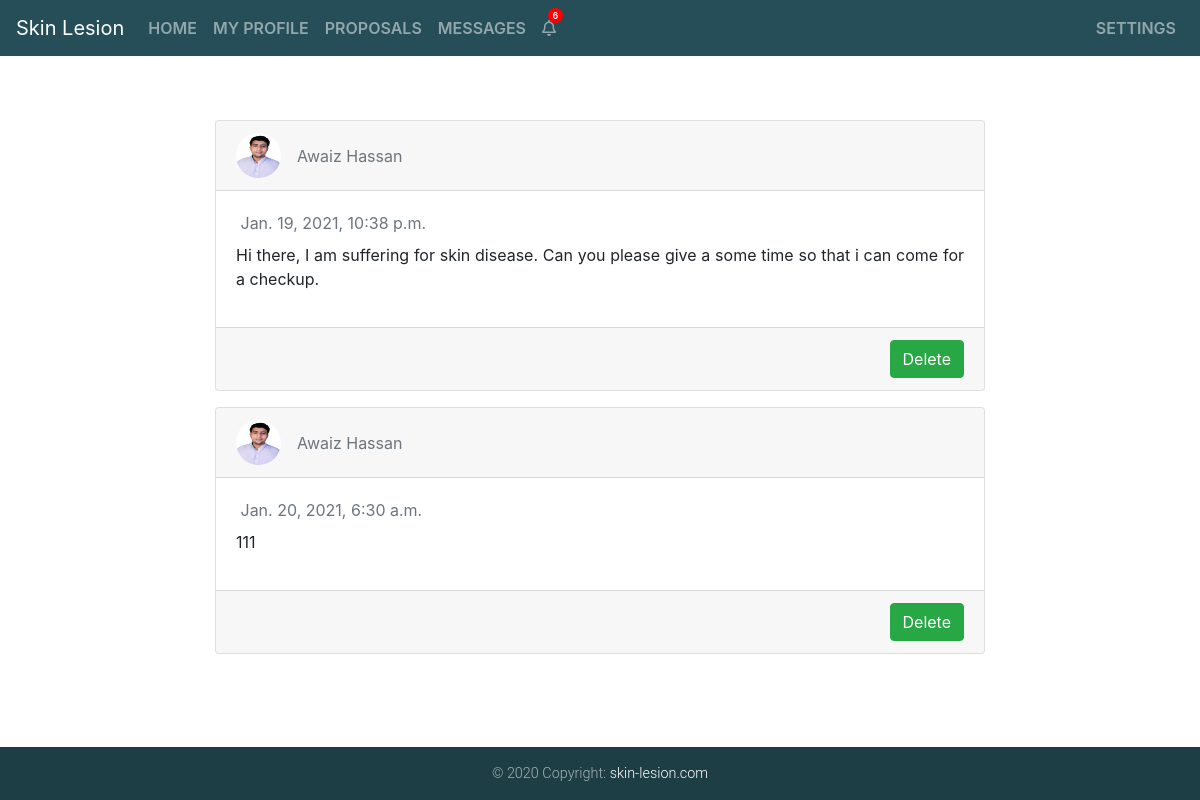
The app's page /patient/1/proposals (signed in) with its own data.
### patientHome/models.py (models this page shows)
class ProposalTable(models.Model):
    proposal_data = models.TextField()
    created_at = models.DateTimeField()
    accepted = models.BooleanField()
    reported = models.BooleanField()
    patient_id = models.ForeignKey(Users,db_column="patient_id",related_name='patient_id',on_delete=models.CASCADE)
    doctor_id = models.ForeignKey(Users,db_column="doctor_id",related_name='doctor_id',on_delete=models.CASCADE)

### patientHome/views.py (the view)
# urls.py: path('proposals',views.proposals_sent),
def proposals_sent(request,id):
    if 'user_id' in request.session and 'user_type' in request.session:
        if id==request.session['user_id'] and request.session['user_type']==0:
            if request.method == 'GET':
                proposals_data=[]
                if ProposalTable.objects.filter(patient_id=id).exists():
                    data = list(ProposalTable.objects.filter(patient_id=id))
                    for proposal in data:
                        user = Users.objects.get(id=proposal.doctor_id.id)
                        name = user.first_name+" "+user.last_name
                        pic = ""
                        if DoctorProfiles.objects.filter(doctor_id=proposal.doctor_id.id).exists():
                            pic = DoctorProfiles.objects.get(doctor_id=proposal.doctor_id.id).pic
                            if pic.name == '':
                                pic = ""
                        proposals_data.append({
                            'doctor_id': proposal.doctor_id.id,
                            'proposal_data': proposal.proposal_data,
                            'doctor_pic': pic,
                            'doctor_name': name,
                            'accepted': proposal.accepted,
                            'reported' : proposal.reported,
                            'created_at' : proposal.created_at,
                            'key' : proposal.id
                        })
                return render(request,'patient_proposals.html',{'proposals_data': proposals_data})
        else:
            return redirect('/patient/'+str(request.session['user_id'])+'/proposals')
    else:
        return redirect("/")

### templates/patient_proposals.html (shortened to what this page needs)
{% extends 'patient-base.html' %}
{% block content %}
    <div class="container-fluid pr-content-wrapper my-5">
            <div class="row justify-content-center">
                <div class="proposal col-md-8">
                    {% if proposals_data.length != 0 %}
                        {% load static %}
                        {% for proposal in proposals_data %}
                                <div class="card mt-3" id="{{ proposal.key }}-proposal">
                                    <div class="card-header">
                                        <div class="d-flex justify-content-between align-items-center">
                                            <div class="d-flex justify-content-between align-items-center">
                                                <div class="mr-2">
                                                    <a href="/doctor/{{ proposal.doctor_id }}/view_profile">
                                                    {% if proposal.doctor_pic != "" %}
                                                        <img class="rounded-circle" width="45" height="45" src="{{ proposal.doctor_pic.url }}" alt="Avatar">
                                                    {% else %}
                                                        <img class="rounded-circle" width="45" height="45" src="{% static 'images/no-profile-pic.png' %}" alt="Avatar">
                                                    {% endif %}
                                                    </a>
                                                </div>
                                                <div class="ml-2">
                                                    <div class="h7 text-muted">{{ proposal.doctor_name }}</div>
                                                </div>
                                            </div>
                                        </div>
                                    </div>
                                    <div class="card-body">
                                        <div class="text-muted h7 mb-2">  {{ proposal.created_at }}</div>
                                        <p class="paraCollapse collapse card-text" id="{{ proposal.key }}">
                                            {{ proposal.proposal_data }}
                                        </p>
                                    </div>
                                    <div class="card-footer">
                                        <button type="button" class="btn btn-success float-right delete-btn" data-pid="{{ proposal.key }}" data-href="/patient/{{ request.session.user_id }}/proposal/{{ proposal.key }}/delete">Delete</button>
                                    </div>
                                </div>
                        {% endfor %}
                    {% else %}
                        <div class="alert alert-success my-auto" role="alert" id="post-sub-message" style="text-align:center;">
                            <h4>No proposal is submitted yet on this post.</h4>
                        </div>
                    {% endif %}
                </div>
            </div>
    </div>
    {% endblock %}

### statics/css/styles.css (style rules this page uses)
html { scroll-behavior: smooth; }
.pr-content-wrapper .card-body .paraCollapse { text-align: justify; }

### records on screen
ProposalTable: created_at "Jan. 19, 2021, 10:38 p.m.", proposal_data "Hi there, I am suffering for skin disease. Can you please give a some time so that i can come for a checkup."
ProposalTable: created_at "Jan. 20, 2021, 6:30 a.m.", proposal_data "111"

### other values on screen
{{ proposal.doctor_name }} "Awaiz Hassan" "Awaiz Hassan"
